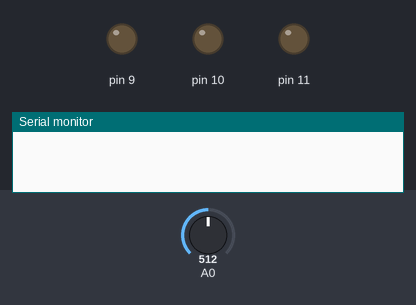
A sketch run on a simulated Arduino Uno, built with avr-gcc and run on an emulated ATmega328P. On the bench: output pins drawn as LEDs (lit = HIGH), the last lines printed to the serial monitor. The test bench sets the inputs (shaded band); at power-on: A0 = 512.

Above: at 1.0 s.
At 2.5 s:
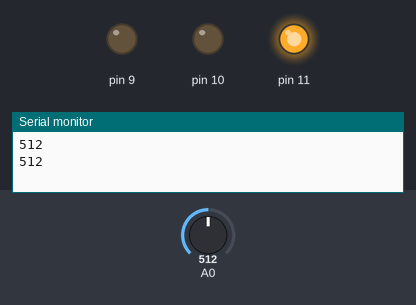
At 3.5 s:
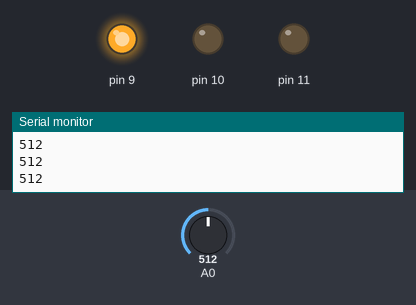
Timing chart, 0 to 5.2 s (numbered marks = the images above):
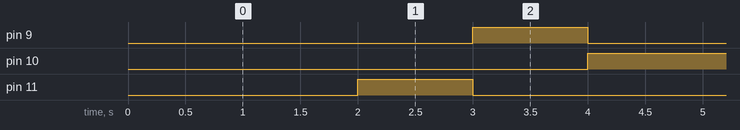

The sketch:

rgb_sensor.ino
```cpp
void setup(){
pinMode(11,OUTPUT);
pinMode(10,OUTPUT);
pinMode(9,OUTPUT);
Serial.begin(9600);
}
int readr= 0;
int readg= 0;
int readb= 0;
int r=255;
int g=255;
int b=255;
void loop(){
  delay(1000);
  Serial.println(analogRead(0));
  delay(1000);
  r=1023;
  g=0;
  b=0;
  analogWrite(11,r);
  analogWrite(10,g);
  analogWrite(9,b);
  Serial.println(analogRead(0));
  delay(1000);
  r=0;
  g=0;
  b=1023;
  analogWrite(11,r);
  analogWrite(10,g);
  analogWrite(9,b);
  Serial.println(analogRead(0));
  delay(1000);
  r=0;
  g=1023;
  b=0;
  analogWrite(11,r);
  analogWrite(10,g);
  analogWrite(9,b);
  Serial.println(analogRead(0));

}
```

Measured:
- by itself, pin 9, pin 11: alternates HIGH for 1.0 s and LOW for 3.0 s
- by itself, pin 10: alternates HIGH for 2.0 s and LOW for 2.0 s
- by itself, everything shown: repeats every 4.0 s, in 3 steps
